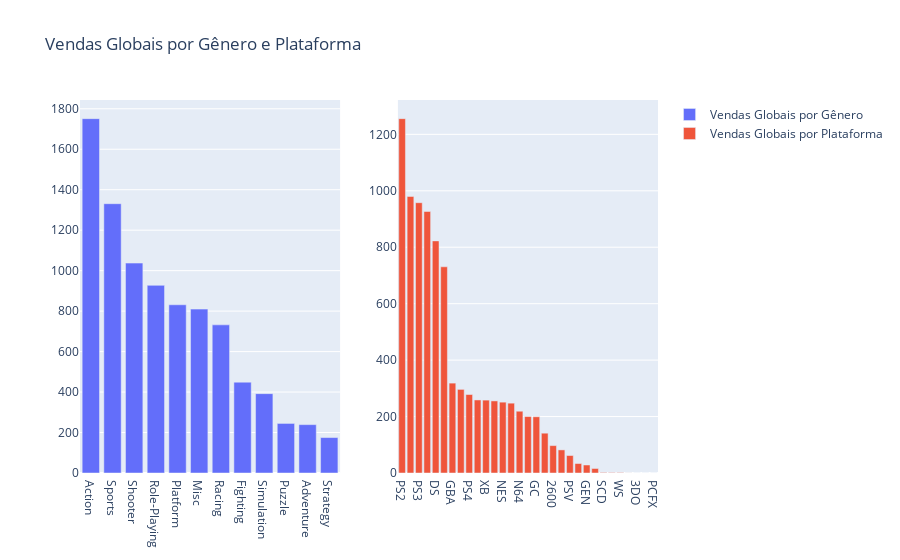

The notebook cell saved with this chart:
### Markdown cell above
Agora que nós conhecemos melhor sobre os nossos dados vamos fazer análises mais profundas com mais variáveis. Vamos olhar a relação entre os gêneros e plataformas e seus preços globais:

### Code cell
genre_sales = df.groupby('Genre')['Global_Sales'].sum()
genre_sales = genre_sales.reset_index()
genre_sales = genre_sales.sort_values('Global_Sales', ascending=False)

platform_sales = df.groupby('Platform')['Global_Sales'].sum()
platform_sales = platform_sales.reset_index()
platform_sales = platform_sales.sort_values('Global_Sales', ascending=False)

fig = make_subplots(rows=1, cols=2)

fig.add_trace(
    go.Bar(x=genre_sales['Genre'],
            y=genre_sales['Global_Sales'],
            name='Vendas Globais por Gênero'),
            row=1, col=1)

fig.add_trace(
    go.Bar(x=platform_sales['Platform'],
        y=platform_sales['Global_Sales'],
        name='Vendas Globais por Plataforma'),
        row=1, col=2)

fig.update_layout(title='Vendas Globais por Gênero e Plataforma')
fig.show()

### Figure 1 — Plotly figure (JSON) as saved in the notebook; plotly's stock layout.template omitted (floating-point values rounded to 4 significant figures)
{"data": [{"name": "Vendas Globais por Gênero", "type": "bar", "x": ["Action", "Sports", "Shooter", "Role-Playing", "Platform", "Misc", "Racing", "Fighting", "Simulation", "Puzzle", "Adventure", "Strategy"], "xaxis": "x", "y": [1751.0, 1331.0, 1037.0, 927.4, 831.4, 810.0, 732.0, 448.9, 392.2, 244.9, 239.0, 175.1], "yaxis": "y"}, {"name": "Vendas Globais por Plataforma", "type": "bar", "x": ["PS2", "X360", "PS3", "Wii", "DS", "PS", "GBA", "PSP", "PS4", "PC", "XB", "GB", "NES", "3DS", "N64", "SNES", "GC", "XOne", "2600", "WiiU", "PSV", "SAT", "GEN", "DC", "SCD", "NG", "WS", "TG16", "3DO", "GG", "PCFX"], "xaxis": "x2", "y": [1256.0, 980.0, 957.8, 926.7, 822.5, 730.7, 318.5, 296.3, 278.1, 258.8, 258.3, 255.5, 251.1, 247.5, 218.9, 200.1, 199.4, 141.1, 97.08, 81.86, 61.93, 33.59, 28.36, 15.97, 1.87, 1.44, 1.42, 0.16, 0.1, 0.04, 0.03], "yaxis": "y2"}], "layout": {"title": {"text": "Vendas Globais por Gênero e Plataforma"}, "xaxis": {"anchor": "y", "domain": [0, 0.45]}, "xaxis2": {"anchor": "y2", "domain": [0.55, 1]}, "yaxis": {"anchor": "x", "domain": [0, 1]}, "yaxis2": {"anchor": "x2", "domain": [0, 1]}}}
